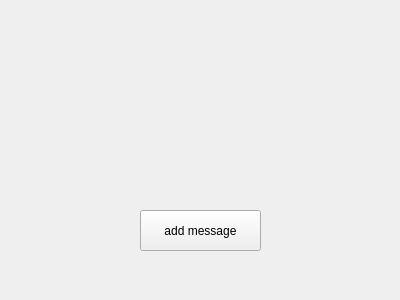
<?xml version="1.0" encoding="UTF-8"?>
<ui version="4.0">
 <class>Widget</class>
 <widget class="QWidget" name="Widget">
  <property name="geometry">
   <rect>
    <x>0</x>
    <y>0</y>
    <width>400</width>
    <height>300</height>
   </rect>
  </property>
  <property name="windowTitle">
   <string>Widget</string>
  </property>
  <widget class="QPushButton" name="pushButton">
   <property name="geometry">
    <rect>
     <x>140</x>
     <y>210</y>
     <width>121</width>
     <height>41</height>
    </rect>
   </property>
   <property name="text">
    <string>add message</string>
   </property>
  </widget>
 </widget>
 <layoutdefault spacing="6" margin="11"/>
 <resources/>
 <connections/>
</ui>
